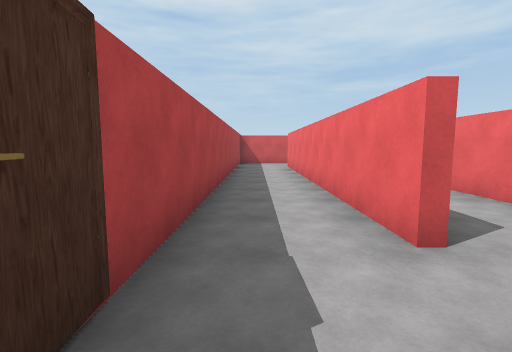
[1] (above)

19 first-person views from a walk through a scene from a Unity 3-D project. The camera is 1.5 m above the floor, tilts 6° down and sees 85° across. The floor is counted in squares, 2 m on a side. Each view is taken from the middle of a square. On the plan, view 1 faces up. The plan holds only what a view shows up to about 10 squares ahead; the rest is blank. The player character is not drawn. Some animated figures are not drawn. Some surface patterns are stand-ins.

[2]
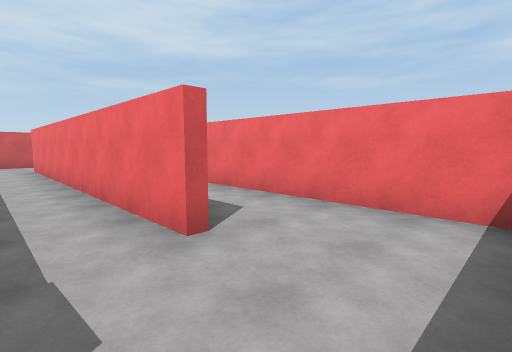

[3]
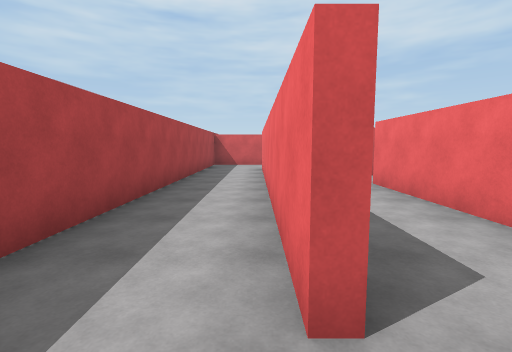

[4]
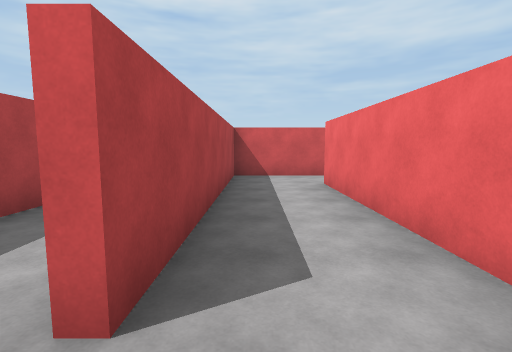

[5]
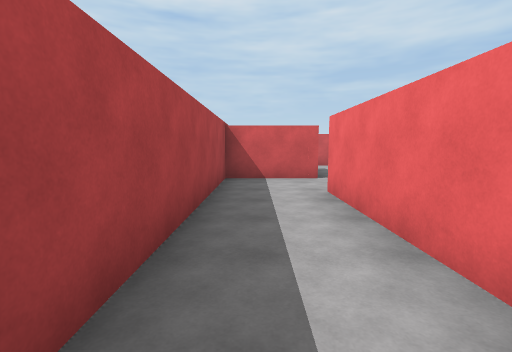

[6]
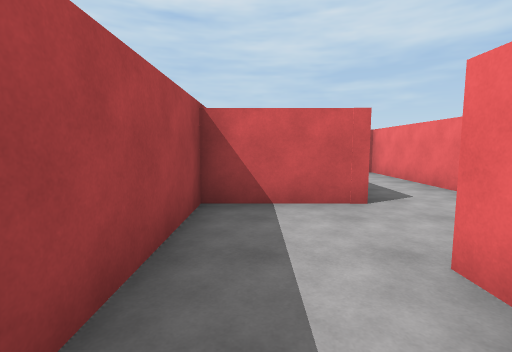

[7]
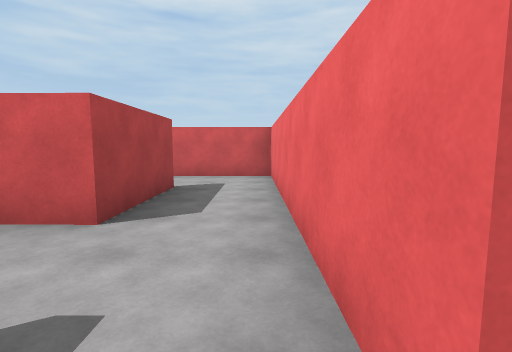

[8]
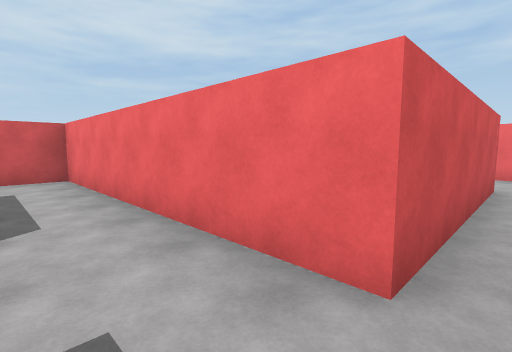

[9]
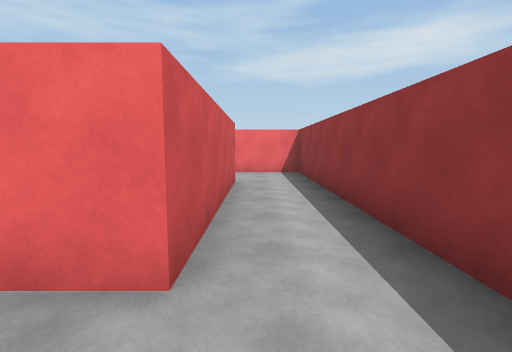

[10]
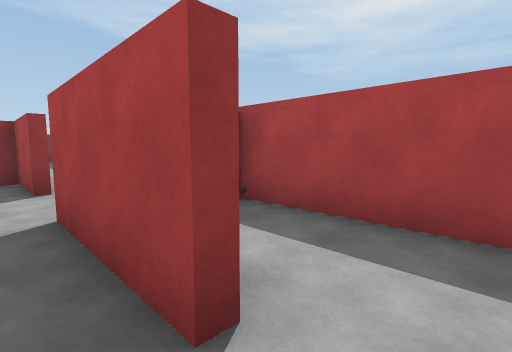

[11]
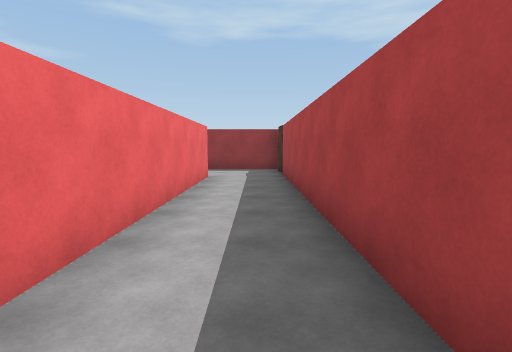

[12]
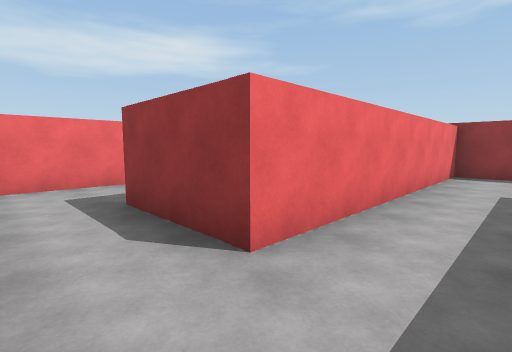

[13]
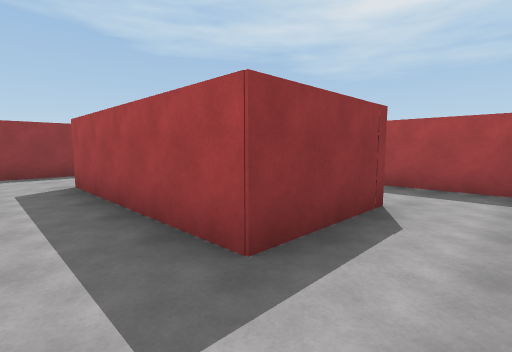

[14]
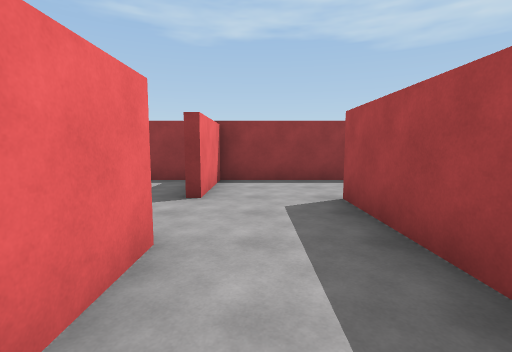

[15]
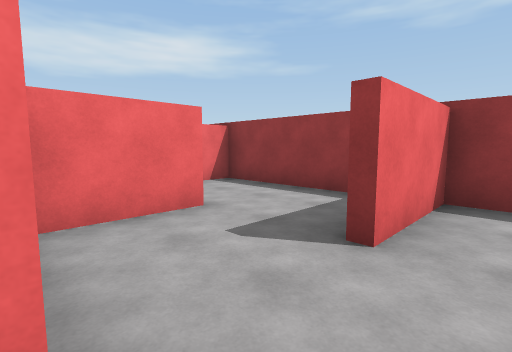

[16]
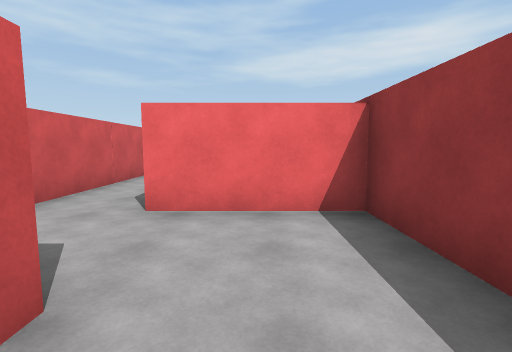

[17]
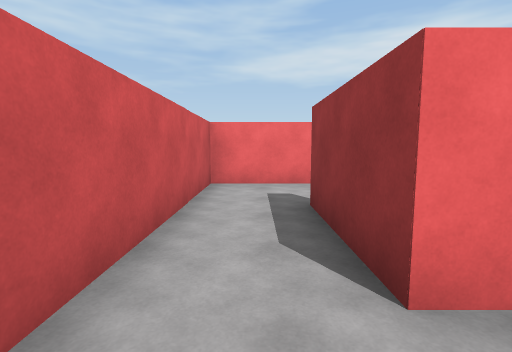

[18]
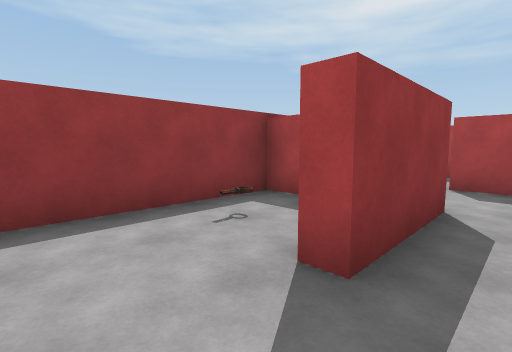

[19]
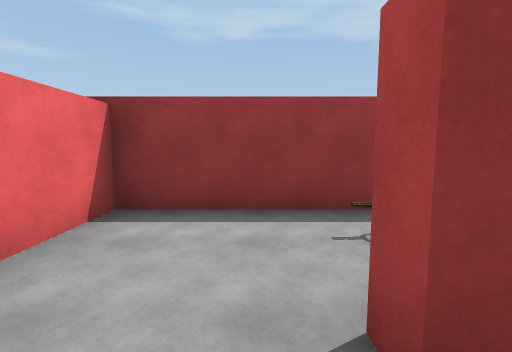

### Floor plan
Points are (right, up) in squares from view 1. A wall is a line through its corners. A room is listed if a view was taken in it or the views show most of it. See-through windows are left out.
Room 1 (views 1, 2, 3, 4, 5, 6, 11, 12)
walls: (1.2, 2) (1.2, 10.8); (4.1, 8.3) (1.5, 8.3) (1.5, 2); (0.5, 12.6) (-0.7, 12.6) (-0.7, -0.3) (3.4, -0.3) (3.4, 6.7)
ways out: opening at (1, 11.5) to room 2; opening at (4, 8) to room 3
Room 2 (views 7, 8, 9, 10)
walls: (1.5, 10.8) (1.5, 8.8); (1.5, 15.2) (1.5, 12.6) (0.5, 12.6); (3.4, 10.5) (3.4, 17.2) (0.9, 17.2)
ways out: opening at (1, 11.5) to room 1; opening at (1, 16) to room 9; opening at (4, 10)
Room 3 (views 13, 14, 15)
walls: (7.8, 3.9) (7.8, 7.9); (3.4, 6.7) (5.7, 6.7) (5.7, 2)
ways out: opening at (4, 8) to room 1; opening at (8, 2.5) to room 4; opening at (7, 3) to room 7
Room 4 (view 16)
walls: (10, 1.9) (10, 3.8); (8.5, -0.3) (9.5, -0.3)
ways out: opening at (8, 2.5) to room 3; opening at (10, 0.5) to room 8
Room 5 (views 17, 18, 19)
walls: (12.2, 2.3) (14.6, 2.3) (14.6, 1.9); (16.7, 1.4) (16.7, 3.9) (11.9, 3.9); (10.2, 2.9) (10.2, 1.9)
ways out: opening at (15.5, 2) to room 6; opening at (11, 2) to room 8
Room 6 (no view inside)
walls: (12.4, 0.5) (12.4, -0.3) (16.7, -0.3) (16.7, 1.4)
ways out: opening at (15.5, 2) to room 5
objects: key (14, 1)
Room 7 (no view inside)
walls: (5, -0.3) (7.8, -0.3) (7.8, 2)
ways out: opening at (7, 3) to room 3
Room 8 (no view inside)
walls: (9.5, -0.3) (12.2, -0.3) (12.2, 2.3)
ways out: opening at (10, 0.5) to room 4; opening at (11, 2) to room 5
Room 9 (no view inside)
walls: (-0.7, 16) (-0.7, 12.9)
ways out: opening at (1, 16) to room 2
objects: other object (0, 14)

Where each view was taken, in squares from view 1:
view 1: 0 up, 0 right, facing up
view 2: 0 up, 0 right, facing up-right
view 3: 1 up, 1 right, facing up
view 4: 1 up, 2 right, facing up
view 5: 6 up, 0 right, facing up
view 6: 9 up, 0 right, facing up
view 7: 10 up, 3 right, facing up
view 8: 10 up, 2 right, facing up-right
view 9: 10 up, 2 right, facing right
view 10: 16 up, 2 right, facing down-left
view 11: 9 up, 0 right, facing down
view 12: 8 up, 2 right, facing down-right
view 13: 8 up, 7 right, facing down-left
view 14: 6 up, 7 right, facing down
view 15: 4 up, 7 right, facing down-right
view 16: 1 up, 9 right, facing right
view 17: 3 up, 11 right, facing right
view 18: 3 up, 16 right, facing down-left
view 19: 3 up, 15 right, facing down
